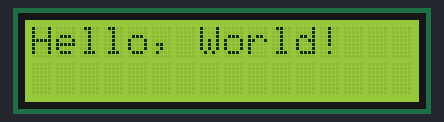
A sketch run on a simulated Arduino Uno, built with avr-gcc and run on an emulated ATmega328P. Shown: 16×2 character LCD.

Above: at 0.1 s.
At 5.1 s:
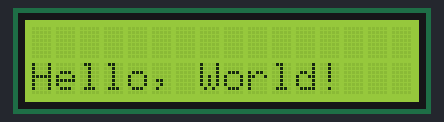

The sketch:

Affichertest.ino
```cpp
/*********
  Rui Santos
  Complete project details at https://randomnerdtutorials.com
*********/

#include <LiquidCrystal_I2C.h>

// set the LCD number of columns and rows
int lcdColumns = 16;
int lcdRows = 2;

// set LCD address, number of columns and rows
// if you don't know your display address, run an I2C scanner sketch
LiquidCrystal_I2C lcd(0x27, lcdColumns, lcdRows);

void setup(){
  // initialize LCD
  lcd.init();
  // turn on LCD backlight
  lcd.backlight();
}

void loop(){
  // set cursor to first column, first row
  lcd.setCursor(0, 0);
  // print message
  lcd.print("Hello, World!");
  delay(5000);
  // clears the display to print new message
  lcd.clear();
  // set cursor to first column, second row
  lcd.setCursor(0,1);
  lcd.print("Hello, World!");
  delay(5000);
  lcd.clear();
}
```

codeultrason.ino
```cpp

```

Measured:
- what the display in image 1 shows lasts 5.0 s, from 5.1 s to 10.1 s
